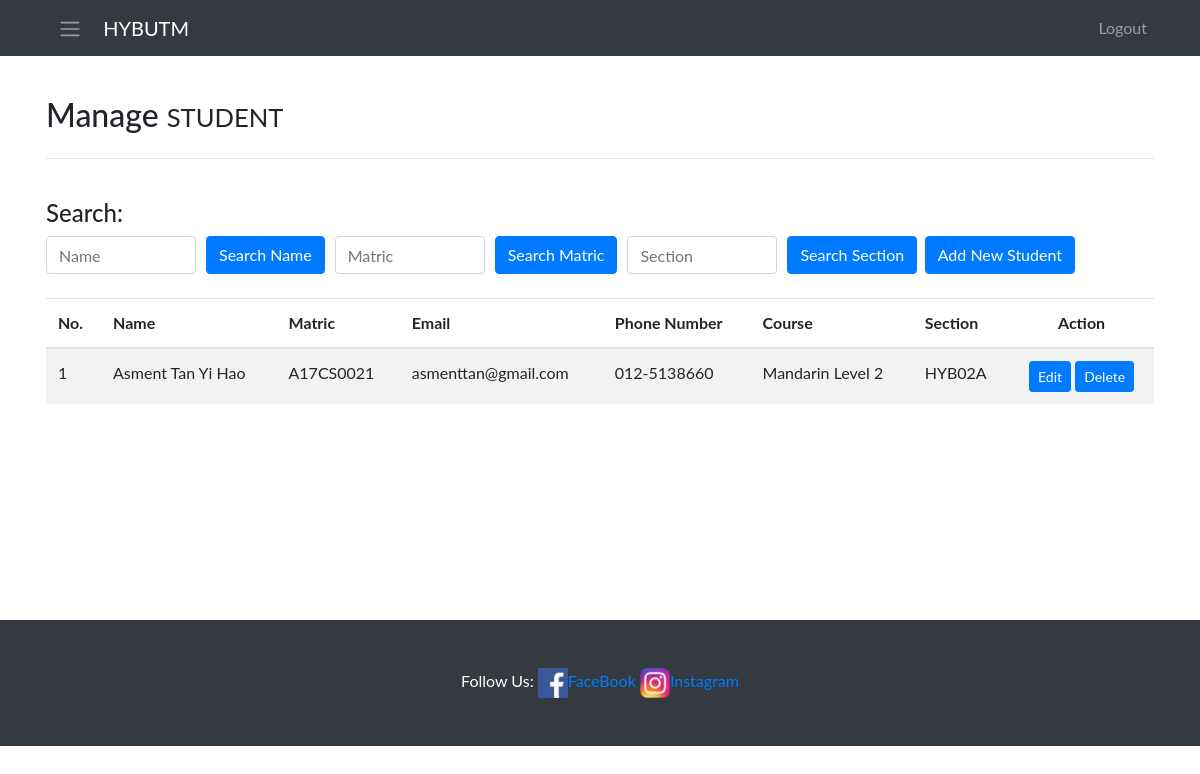
/ManageUser/student.php, run on the app's committed database.
### tables this page shows
CREATE TABLE `student` (
  `sid` int(11) NOT NULL,
  `username` varchar(255) NOT NULL,
  `password` varchar(255) NOT NULL,
  `name` varchar(255) NOT NULL,
  `icno` varchar(255) NOT NULL,
  `matric` varchar(255) NOT NULL,
  `school` varchar(255) NOT NULL,
  `national` varchar(255) NOT NULL,
  `year` varchar(255) NOT NULL,
  `email` varchar(255) NOT NULL,
  `pnum` varchar(255) NOT NULL,
  `course` varchar(255) NOT NULL,
  `section` varchar(11) NOT NULL,
  `status` varchar(255) NOT NULL DEFAULT 'Pending',
  `image` longblob NOT NULL,
  `outstanding` float NOT NULL DEFAULT '50',
  `paid` float NOT NULL
);

### ManageUser/student.php (the view, shortened to what this page needs)
<!DOCTYPE html>
<html lang="en">
<head>
    <link href="../startbootstrap-blog-home-gh-pages/vendor/bootstrap/css/bootstrap.min.css" rel="stylesheet">
    <link href="https://stackpath.bootstrapcdn.com/font-awesome/4.7.0/css/font-awesome.min.css" rel="stylesheet" />
    <link href="../startbootstrap-blog-home-gh-pages/css/blog-home.css" rel="stylesheet">
</head>
<body>
    <nav class="navbar navbar-expand-lg navbar-dark bg-dark fixed-top">
        <div class="container">
            <button class="btn btn-dark" onclick="openNav()"><i class="navbar-toggler-icon"></i></button>&nbsp;&nbsp;
            <a class="navbar-brand" href="../AdminPage.php">HYBUTM</a>
            <div class="collapse navbar-collapse" id="navbarResponsive">
                <ul class="navbar-nav ml-auto">
                    <li class="nav-item">
                        <a class="nav-link" href="../logout.php">Logout</a>
                    </li>
                </ul>
            </div>
        </div>
    </nav>
    <div id="main" class="container">
        <div>
            <h2 class="my-4">Manage
                <small>STUDENT</small>
            </h2>
            <hr>
        </div>
        <br>
        <form action="" method="post">
            <h4>Search:&nbsp;&nbsp;</h4>
            <div class="row" style="margin-left: 0;">
                <input class="form-control" style="width: 150px; margin-right:10px;" type="text" name="name" placeholder="Name">
                <input type="submit" class="btn btn-primary" name="sname" value="Search Name">
                <input class="form-control" style="width: 150px; margin-right:10px;margin-left:10px;" type="text" name="matric" placeholder="Matric">
                <input type="submit" class="btn btn-primary" name="smatric" value="Search Matric">
                <input class="form-control" style="width: 150px; margin-right:10px;margin-left:10px;" type="text" name="section" placeholder="Section">
                <input type="submit" class="btn btn-primary" name="ssection" value="Search Section">
                <a href="addStudent.php?" class="btn btn-primary" style="right: 125px; position:absolute;">Add New
                    Student</a>
            </div>
        </form>
        <div style="min-height:330px;">
            <br>
            <table class="table table-striped">
                <thead>
                    <th>No.</th>
                    <th>Name</th>
                    <th>Matric</th>
                    <th>Email</th>
                    <th>Phone Number</th>
                    <th>Course</th>
                    <th>Section</th>
                    <th style="text-align: center;">Action</th>
                </thead>
                <?php
                if (isset($_POST["sname"])) {
                    $search_value = $_POST["name"];
                    include "dbConnect.php";
                    if ($conn->connect_error) {
                        echo 'Connection Faild: ' . $conn->connect_error;
                    } else {
                        $sql = "SELECT * FROM student WHERE name LIKE '%$search_value%' ORDER BY name ASC";
                        $res = $conn->query($sql);
                        $num = 1; ?>
                        <tbody>
                            <?php while ($row = $res->fetch_assoc()) { ?>
                                <tr>
                                    <td><?= $num ?></td>
                                    <td><?= $row["name"] ?></td>
                                    <td><?= $row["matric"] ?></td>
                                    <td><?= $row["email"] ?></td>
                                    <td><?= $row["pnum"] ?></td>
                                    <td><?= $row["course"] ?></td>
                                    <td><?= $row["section"] ?></td>
                                    <td style="text-align: center;">
                                        <a role="button" href="editStudent.php?username=<?= $row['username'] ?>" class="btn btn-rounded btn-primary btn-sm">Edit</a>
                                        <a role="button" href="deleteStudent.php?username=<?= $row['username'] ?>&section=<?= $row['section'] ?>" class="btn btn-rounded btn-primary btn-sm" onclick="return  confirm('Are you sure want to delete?\nIt cannot recover once deleted!')">Delete</a>
                                    </td>
                                </tr>
                            <?php $num++;
                                    }
                                }
                            } else {
                                include "dbConnect.php";
                                if ($conn->connect_error) {
                                    echo 'Connection Faild: ' . $conn->connect_error;
                                } else {
                                    $sql = "SELECT * FROM student ORDER BY name ASC";
                                    $res = $conn->query($sql);
                                    $num = 1; ?>
                        <tbody>
                            <?php while ($row = $res->fetch_assoc()) { ?>
                                <tr>
                                    <td><?= $num ?></td>
                                    <td><?= $row["name"] ?></td>
                                    <td><?= $row["matric"] ?></td>
                                    <td><?= $row["email"] ?></td>
                                    <td><?= $row["pnum"] ?></td>
                                    <td><?= $row["course"] ?></td>
                                    <td><?= $row["section"] ?></td>
                                    <td style="text-align: center;">
                                        <a role="button" href="editStudent.php?username=<?= $row['username'] ?>" class="btn btn-rounded btn-primary btn-sm">Edit</a>
                                        <a role="button" href="deleteStudent.php?username=<?= $row['username'] ?>&section=<?= $row['section'] ?>" class="btn btn-rounded btn-primary btn-sm" onclick="return  confirm('Are you sure want to delete?\nIt cannot recover once deleted!')">Delete</a>
                                    </td>
                                </tr>
                    <?php $num++;
                            }
                        }
                    }
                    ?>
                        </tbody>
            </table>
        </div>
    </div>
    <footer class="py-5 bg-dark">
        <div class="container">
            <p class="m-0 text-center text-white">Follow Us:
                <a href="http://wwww.facebook.com/hybutm" target="_blank">
                    <img src="../images/fb-art.png" alt="FaceBook Page" style="width:30px;height:30px;" id="fb">FaceBook
                </a>
                <a href="https://www.instagram.com/hybutm/" target="_blank">
                    <img src="../images/ig-logo-email.png" alt="Instagram" style="width:30px;height:30px;" id="Insta">Instagram
                </a></p>
        </div>
    </footer>
</body>
</html>

### ManageUser/student.php (style rules this page uses)
body { font-family: "Lato", sans-serif; }
#main { transition: margin-left .5s; padding: 16px; }

### data on the page
student: name "Asment Tan Yi Hao", matric "A17CS0021", email "asmenttan@gmail.com", pnum "012-5138660", course "Mandarin Level 2", section "HYB02A"
